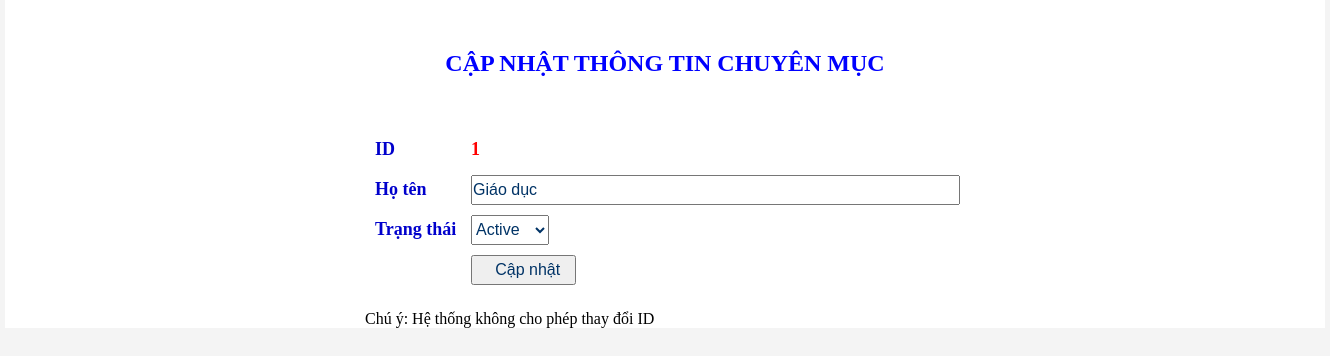
The app's page /admin/chuyenmuc/suachuyenmuc.php?idchuyenmuc=1 (signed in) with its own data.
### tables this page shows
CREATE TABLE `chuyenmuc` (
  `idchuyenmuc` int(4) NOT NULL,
  `tenchuyenmuc` text NOT NULL,
  `trangthai` varchar(10) NOT NULL
);

### admin/chuyenmuc/suachuyenmuc.php (the view, shortened to what this page needs)
<html xmlns="http://www.w3.org/1999/xhtml">
<head>
<link rel="stylesheet" href="../css/style.css">
</head>
<div id="wrapper">
<body bgcolor="#F4F4F4">
<?php
	require("../modules/connectdb.php");
	$idchuyenmuc = $_GET['idchuyenmuc'];
	$chuyenmuc = mysqli_query($conn, "Select * from chuyenmuc where idchuyenmuc='{$idchuyenmuc}'");
	$row = mysqli_fetch_array($chuyenmuc,MYSQLI_BOTH);
?>
<div id="content">
	<div class="form">
		<p class="titleform"> CẬP NHẬT THÔNG TIN CHUYÊN MỤC </p>
		<table cellspacing="5px" border="0">
			<form action="xulychuyenmuc.php?action=sua" method="post">
			<tr class="formLabel">
				<td width="150">ID</td>
				<td width="200" align="left"> <font color="#FF0000"> <?php echo $row['idchuyenmuc'];?></font>
				</td>
			</tr>
			<tr class="formLabel">
				<td>Họ tên</td>
				<td align="left"><input type="text" name="tenchuyenmuc" value="<?php echo $row['tenchuyenmuc'];?>" size="50"></td>
			</tr>
			<tr class="formLabel">
				<td> Trạng thái</td>
				<td align="left">
					<select name="trangthai">
					<?php
						if($row['trangthai']=="active")
						{
							echo "<option value='active' selected='selected' > Active</option>";
						}
						else
						{
							echo "<option value='active' > Active</option>";
							echo "<option value='inactive' selected='selected'> Inactive</option>";
						}
					?>
					</select>
				</td>
			</tr>
			<tr class="formLabel">
				<td></td>
				<td> <input type="submit" value="     Cập nhật   "> </td>
			</tr>
			</form>
		</table>
		<br>
		<p>  Chú ý: Hệ thống không cho phép thay đổi ID</p>
	</div>
</div>
</div>
</body>
</html>

### admin/css/style.css (style rules this page uses)
* { margin:0px; padding:0px; }
#wrapper { width:1320; height:auto; background-color:#FFFFFF; margin:auto; }
#content { width:1316px; height:auto; background-color:#FFFFFF; padding-left:2px; padding-right:2px; margin:auto; }
.formLabel { background-color:#FFFFFF; font-size:18px; color:#0000CC; text-align:left; padding-top:5px; text-indent: 5px; height:35px; font-weight:bold; }
.titleform { color:#0000FF; font-size:24px; font-weight:bold; text-align:center; padding-top: 50px; padding-bottom:50px; }
.form { width:600px; margin:auto; }
input, select { height: 30px; font-size:16px; color:#003366; }

### records on screen
chuyenmuc: idchuyenmuc "1", tenchuyenmuc "Giáo dục", trangthai "Active"
